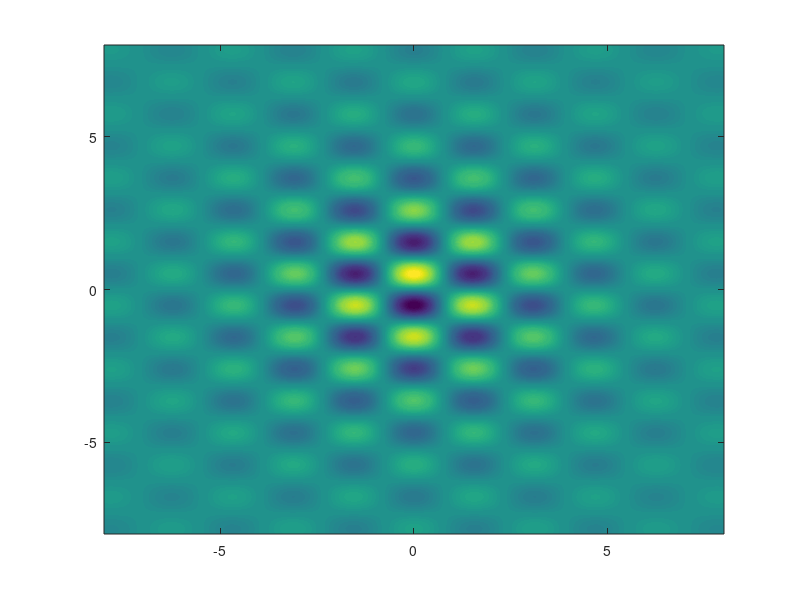

MATLAB code to generate this figure: (Note: this script raises an error after producing the figure.)
clear; clc; close all;

x = linspace(-8,8,800);
y = linspace(-8,8,800);
[X,Y] = meshgrid(x,y);
Z = (cos(2*X).*sin(3*Y))./(1+0.1*(X.^2 + Y.^2));
contourf(X,Y,Z,70,'LineColor','none')
colormap(parula);
colorbar;
axis equal;
grid on
box on
xlabel('X coordinate')
ylabel('Y coordinate')
title('High-Resolution Filled Contour of a Damped Oscillatory Field')
set(gca,'FontSize',12,'LineWidth',1.2)
